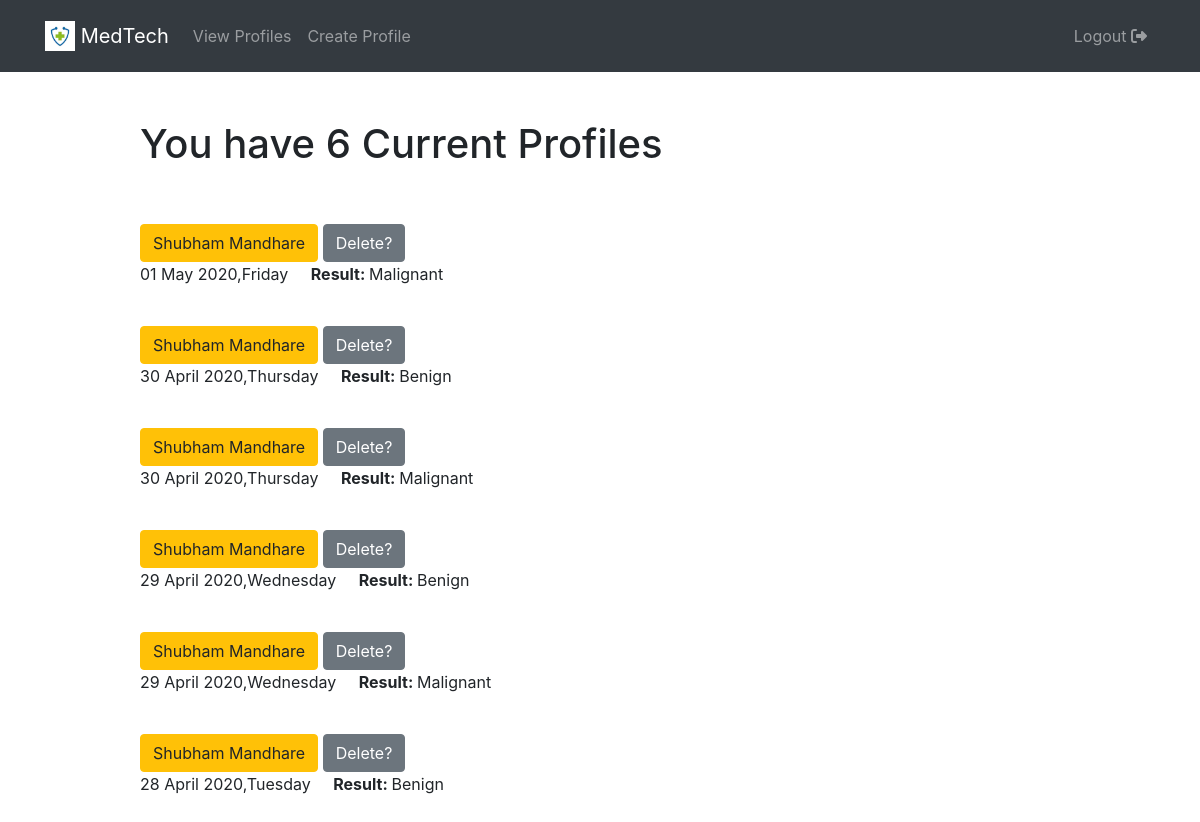
/current/ (signed in), run on the app's committed database.
### patient/models.py (models this page shows, shortened)
class Patient(models.Model):
    Full_name = models.CharField(max_length=50)
    age = models.CharField(max_length=2)
    Mole_has_Asymmetry_and_Irregular_shape = models.BooleanField(default=False)
    Border_Edge_is_not_smooth_but_Irregular = models.BooleanField(default=False)
    Color_is_Uneven_or_dark = models.BooleanField(default=False)
    Diameter_is_Larger_than_size_of_pencil_eraser = models.BooleanField(default=False)
    Spot_is_changing_in_size_and_shape = models.BooleanField(default=False)
    Skin_image = models.ImageField(upload_to='patient/images/')
    created = models.DateTimeField(auto_now=True)
    user = models.ForeignKey(User, on_delete=models.CASCADE)
    result = models.CharField(max_length=50)
    image_key = models.CharField(max_length=200)
    image_name = models.CharField(max_length=50)

### patient/views.py (the view)
# urls.py: path("current/", views.currentinfo, name="currentinfo"),
@login_required
def currentinfo(request):
    patientsInfo = Patient.objects.filter(user=request.user).order_by('-created')
    return render(request,'patient/currentinfo.html',{'patientsInfo':patientsInfo})

### patient/templates/patient/currentinfo.html
{% extends 'patient/base.html' %}
{% block content %}
<div class="row justify-content-center mt-5">
    <div class="col-md-10">
        {% if patientsInfo %}
             <h1>You have {{ patientsInfo.count }} Current Profile{{ patientsInfo.count|pluralize }}</h1>
        {% else %}
             <h1>Current Profiles</h1>
        {% endif %}
    </div>
</div>
<div class="row justify-content-center mt-5">
    <div class="col-md-10">
    {% if patientsInfo %}
        <div class="list-group-center">
            {% for patient in patientsInfo %}
                <a role="button" class="btn btn-warning" href='{% url 'viewpatientinfo' patient.id %}'>
                   {{ patient.Full_name }}
                </a>
                <a role="button" class="btn btn-secondary" href='{% url 'deletepatientinfo' patient.id %}'>
                   Delete?
                </a>
                <p>{{ patient.created|date:'d F Y,l' }} &nbsp;&nbsp;&nbsp; <b> Result: </b>{{ patient.result }}</p>
                <br>
            {% endfor %}
        </div>
    {% else %}
        <div class="text-center">
            <h2>Looks like you don't have any profiles!</h2>
        <br>
        <a role="button" class="btn btn-primary" href="{% url 'createpatientinfo' %}">Create new</a>
        </div>
    {% endif %}
    </div>
</div>
{% endblock %}

### data on the page
Patient: Full_name "Shubham Mandhare", created "01 May 2020,Friday", result "Malignant"
Patient: Full_name "Shubham Mandhare", created "30 April 2020,Thursday", result "Benign"
Patient: Full_name "Shubham Mandhare", created "30 April 2020,Thursday", result "Malignant"
Patient: Full_name "Shubham Mandhare", created "29 April 2020,Wednesday", result "Benign"
Patient: Full_name "Shubham Mandhare", created "29 April 2020,Wednesday", result "Malignant"
Patient: Full_name "Shubham Mandhare", created "28 April 2020,Tuesday", result "Benign"

### other printed values
{{ patientsInfo.count }} "6"
